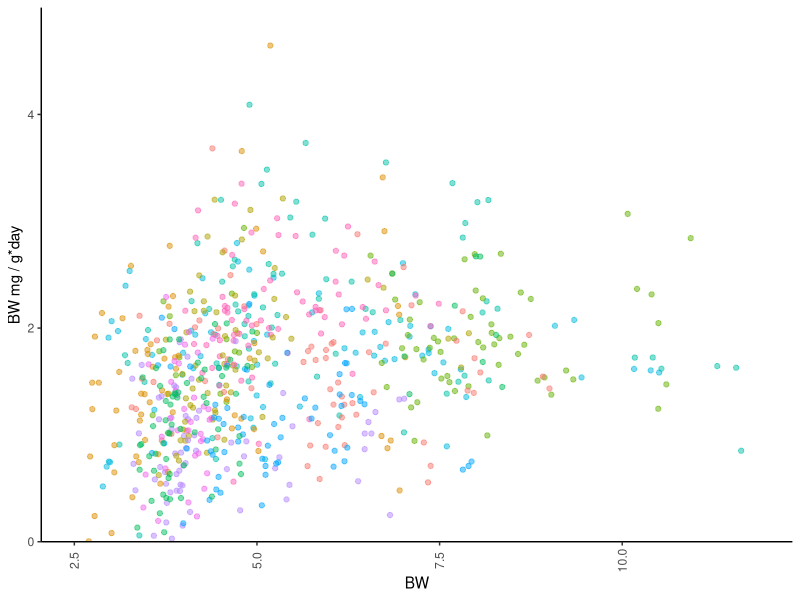
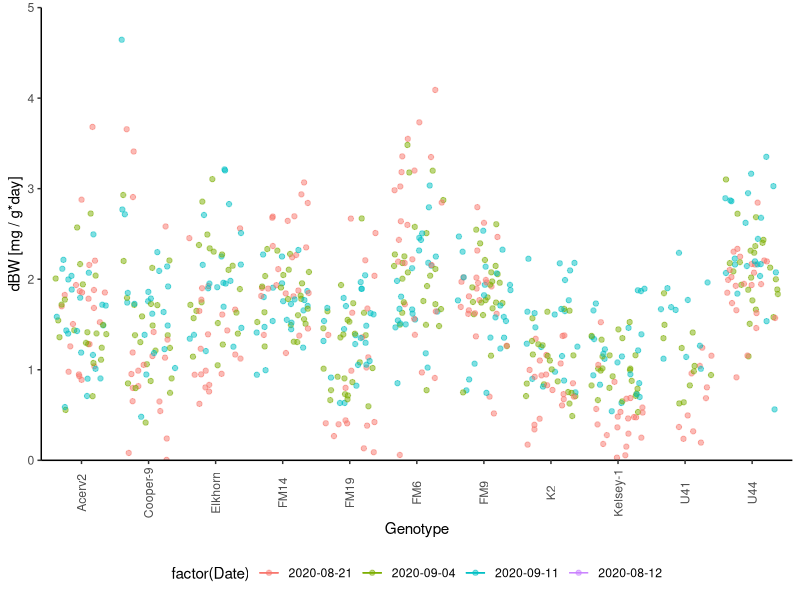
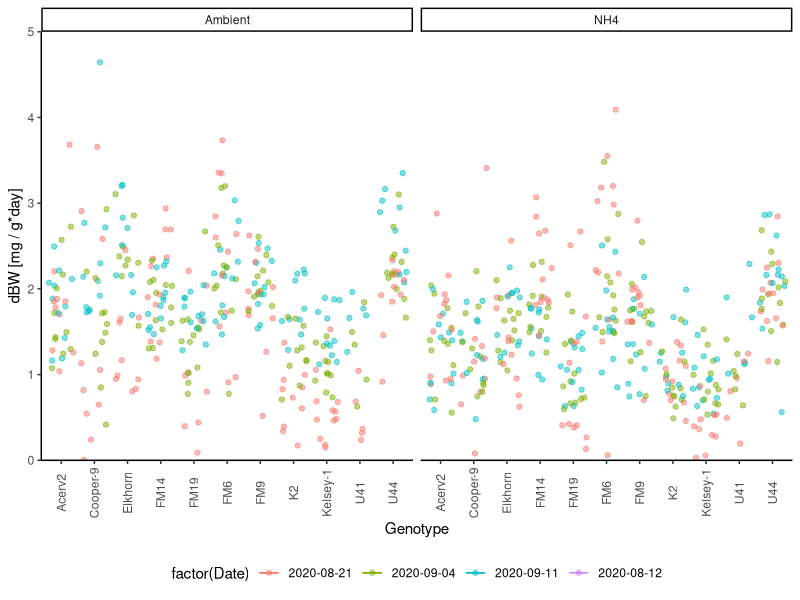
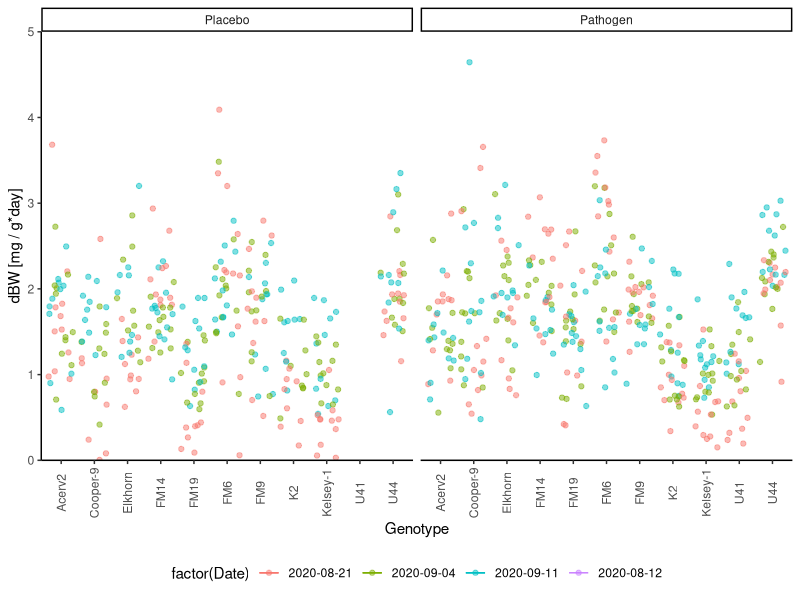
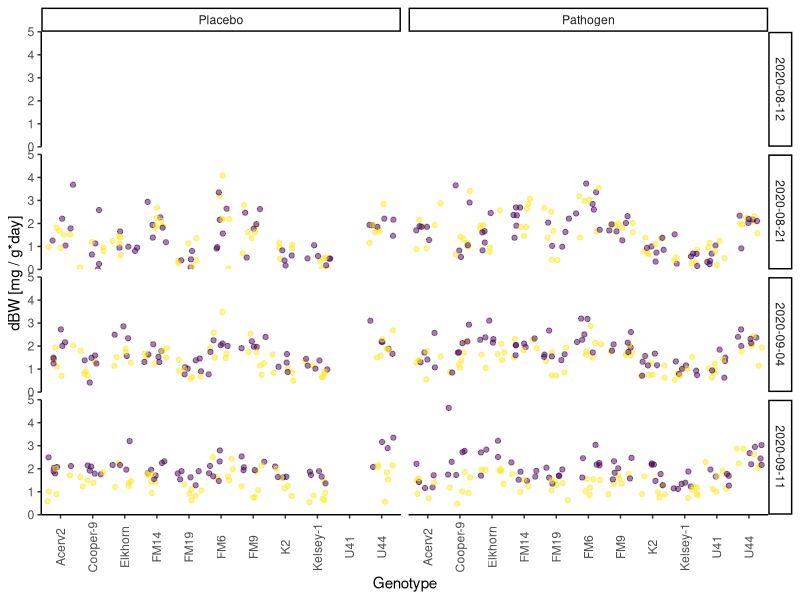
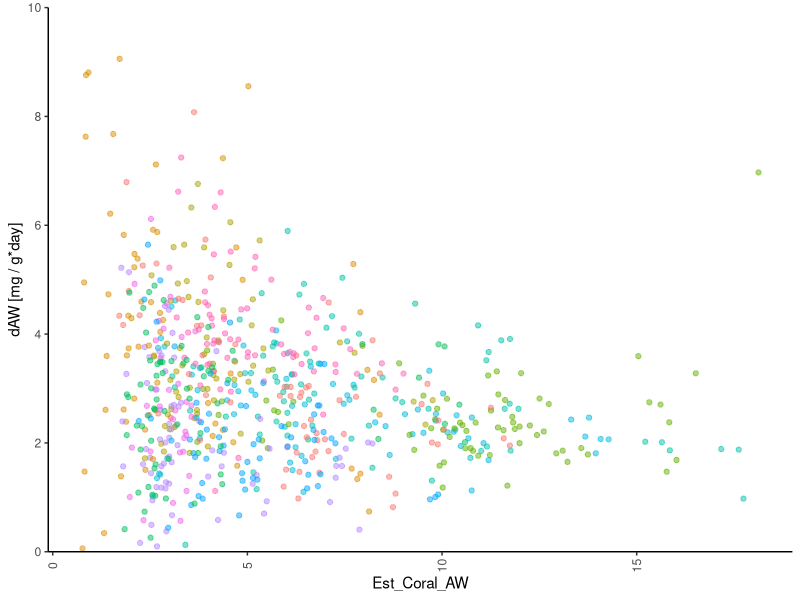
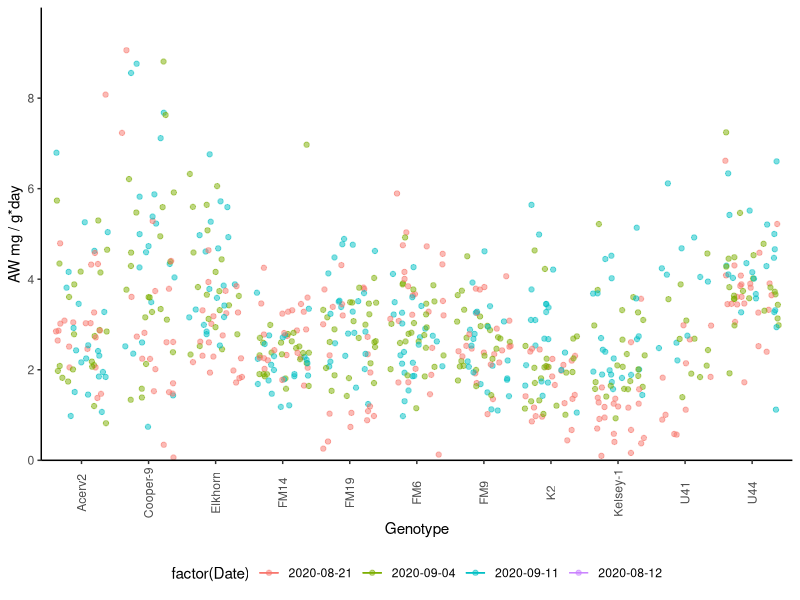
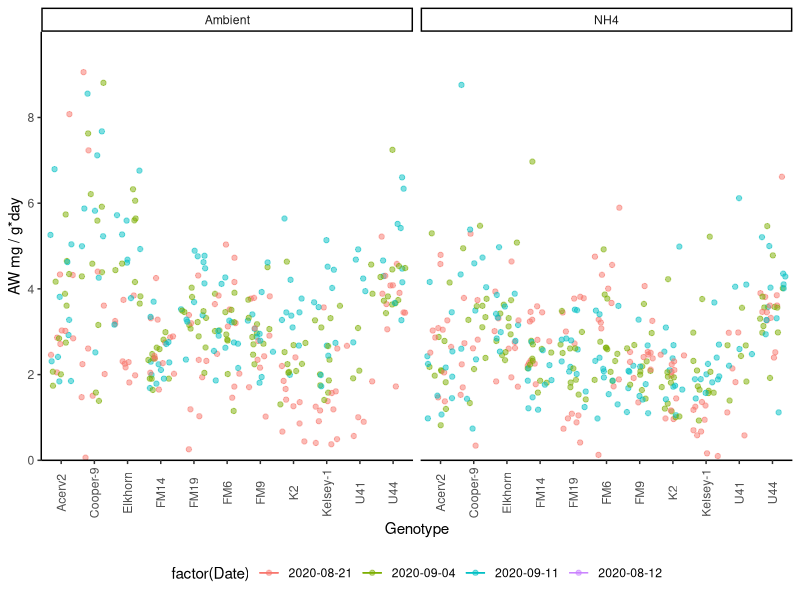

Generate these figures, in order, with R:
## ---- chunk 1
knitr::opts_chunk$set(echo = TRUE, warning=FALSE, message=FALSE) 
                      #fig.width=4, fig.height=3 )
## ---- chunk 2

# Libraries
  library(reshape2)
  library(tidyverse)

# Graphs

theme_set (theme_classic() + theme(panel.grid.major = element_blank(),
                              panel.grid.minor = element_blank(), 
                              axis.line = element_line(colour = "black"),
                              legend.position="none",
                              axis.text.x = element_text(angle = 90, vjust = 0.5),
                              plot.title = element_text(size=12, face="bold"),
                              #panel.border = element_rect(colour = "black", fill=NA, size=1)
                              panel.border = element_blank()
                              ))

    
# Data    
  # Fragment list
  #CurrentFragments<-read.csv("8.Metadata/Frag_assignments.csv", header = T)

  # Collection information
  #Location<-read.csv("8.Metadata/Genotypes.csv", header = T)
## ---- chunk 3

# Treatment Info
  Treatment<-read.csv("Data/Treatments.csv")
  #duplicated(Treatment$Tag)
  Treatment<-Treatment[!duplicated(Treatment$Tag), ]
  #duplicated(Treatment$Tag)
  summary(Treatment)

# Tags weight
  Tags<-read.csv("Data/Tags_W.csv")
  #duplicated(Tags$Tag)
  Tags<-Tags[!duplicated(Tags$Tag), ]
  #duplicated(Tags$Tag)
  summary(Tags)
  
  Tags$SW_den<-(999.842594+0.06793952*(Tags$Temperature)-0.00909529*(Tags$Temp)^2+0.0001001685*
    (Tags$Temperature)^3-0.000001120083*(Tags$Temperature)^4+0.000000006536332*(Tags$Temp)^5+(0.824493-0.0040899*
    (Tags$Temperature)+0.000076438*(Tags$Temperature)^2-0.00000082467*(Tags$Temperature)^3+0.0000000053875*
    (Tags$Temperature)^4)*(Tags$Salinity)+(-0.00572466+0.00010227*(Tags$Temperature)-0.0000016546*
    (Tags$Temperature)^2)* (Tags$Salinity)^1.5+0.00048314*(Tags$Salinity)^2)*0.001
  
   #Tags$Estimated_Density<-(-Tags$SW_den/((Tags$T_BW/Tags$T_AW)-1))
   
  Tags %>%
      group_by(T_Type) %>%
      summarise_at(vars(T_AW, T_BW), funs(mean(., na.rm=TRUE)))

## ---- chunk 4

# 1. BW data
  BW_Tall<-read.csv("Data/BW_ Long_data.csv")
  
  #BW_Tall$Estimated.W.density[BW_Tall$Estimated.W.density == "#VALUE!" ] <-NA
  #BW_Tall$Estimated.W.density<-as.numeric(as.character(BW_Tall$Estimated.W.density))
  
  #BW_Tall$Estimated_AW [BW_Tall$Estimated_AW == "#VALUE!" ] <-NA
  #BW_Tall$Estimated_AW<-as.numeric(as.character(BW_Tall$Estimated_AW))
  
# 2. Data clean-up an types: 
  
  # Variable types 
    #BW_Tall$Time <- as.factor(BW_Tall$Time)
    #BW_Tall$Time<-as.numeric(BW_Tall$Time)
    BW_Tall$Date<-as.Date(BW_Tall$Date, "%Y-%m-%d")
    BW_Tall$Day<-(as.numeric(BW_Tall$Date)-18486)
  
  # Remove-unused data    
    #Extras <- BW_Tall[which (BW_Tall$Nutrients=="Extra"), ]
    #BW_Tall <- droplevels(BW_Tall[!rownames(BW_Tall) %in%
    #                                   rownames(Extras), ])

# 3. Merge with treatments
    BW_Tall<-plyr::join(BW_Tall, Treatment, by = "Tag", 
                type = "left", match = "all")

    BW_Tall<-plyr::join(BW_Tall, Tags, by = "Tag", 
                type = "left", match = "all")
    
    BW_Tall$Nutrients<-factor(BW_Tall$Nutrients, 
                             levels= c("Ambient", "NH4"), ordered=TRUE)
    BW_Tall$Disease<-factor(BW_Tall$Disease, 
                             levels= c("Placebo", "Pathogen"), ordered=TRUE)

# 4. Replicates
    BW_Tall$Tank<-factor(BW_Tall$Tank, ordered=FALSE)
    BW_Tall$Genotype<-factor(BW_Tall$Genotype, ordered=FALSE)

    summary(BW_Tall)

## ---- chunk 5
    
BW.data<-BW_Tall[order(BW_Tall$Tag), ]

# 3. Calculate days bw BW data points
BW.data<-BW.data %>%
  group_by(Tag) %>%
  dplyr::mutate(Days = Day - lag(Day, default = Day[1]))

# 4. Calculate change in BW bw data points
BW.data<-BW.data %>%
  group_by(Tag) %>%
  dplyr::mutate(dBW = BW - lag(BW, default = BW[1]))

BW.data<-BW.data %>%
  group_by(Tag) %>%
  dplyr::mutate(dBW_r = dBW/(Days*lag(BW, default = BW[1])))

BW.data$dBW_r<-BW.data$dBW_r*1000

summary(BW.data)

BW.data<-BW.data[which(BW.data$Available!="Dead"),]
BW.data<-BW.data[which(BW.data$Available!="Extra?"),]
## ---- chunk 6
SizeBiasCheck<- ggplot(BW.data, aes (BW, dBW_r, colour=factor(Genotype))) +
  #geom_smooth(method = "lm")+
  geom_jitter(alpha=0.5) + 
  scale_y_continuous(limits = c(0, 5),
                         breaks = seq(0, 6,2),  
                         expand = c(0, 0),
                         name=("BW mg / g*day"))
SizeBiasCheck
## ---- chunk 7
 
BW_Genet<- ggplot(BW.data, aes (Genotype, dBW_r, colour=factor(Date))) +
  stat_summary(fun.data = "mean_cl_boot",geom = "errorbar", width = 0.2 )+
  stat_summary(fun.y=mean, geom="line") + 
  geom_jitter(alpha=0.5) +
  scale_y_continuous(limits = c(0, 5),
                         breaks = seq(0, 5,1),  
                         expand = c(0, 0),
                         name=("dBW [mg / g*day]"))+
  theme(legend.position = "bottom")
  
BW_Genet
BW_Genet+ facet_wrap(~Nutrients)
BW_Genet+ facet_wrap(~Disease)
#BW_Genet+ facet_wrap(Nutrients~Disease)
## ---- chunk 8
BW_Bias<- ggplot(BW.data, aes (Genotype, dBW_r, colour=factor(Nutrients))) +
  stat_summary(fun.data = "mean_cl_boot",geom = "errorbar", width = 0.2 )+
  stat_summary(fun.y=mean, geom="line") + 
  geom_jitter(alpha=0.5) +
  scale_y_continuous(limits = c(0, 5),
                         breaks = seq(0, 5,1),  
                         expand = c(0, 0),
                         name=("dBW [mg / g*day]"))
BW_Bias + facet_grid(Date~Disease)

## ---- chunk 9

# 1. Coral BW
  BW.data$Coral_BW<-(BW.data$BW)-(BW.data$T_BW)

# 2. Water density

  BW.data$SW_den<-(999.842594+0.06793952*(BW.data$Temp)-0.00909529*(BW.data$Temp)^2+0.0001001685*
    (BW.data$Temp)^3-0.000001120083*(BW.data$Temp)^4+0.000000006536332*(BW.data$Temp)^5+(0.824493-0.0040899*
    (BW.data$Temp)+0.000076438*(BW.data$Temp)^2-0.00000082467*(BW.data$Temp)^3+0.0000000053875*(BW.data$Temp)^4)*
    (BW.data$Salinity)+(-0.00572466+0.00010227*(BW.data$Temp)-0.0000016546*(BW.data$Temp)^2)*
    (BW.data$Salinity)^1.5+0.00048314*(BW.data$Salinity)^2)*0.001
    
# 3. Coral air weight
  BW.data$Est_Coral_AW<-(BW.data$Coral_BW)*(1/(1-(BW.data$SW_den)/2.4))
  
# 4. Calculate change in AW bw data points
  BW.data<-BW.data %>%
    dplyr::group_by(Tag) %>%
    dplyr::mutate(dAW = Est_Coral_AW - lag(Est_Coral_AW, default = Est_Coral_AW[1]))

BW.data<-BW.data %>%
  group_by(Tag) %>%
  dplyr::mutate(dAW_r = dAW/(Days*lag(Est_Coral_AW, default = Est_Coral_AW[1])))


BW.data$dAW_r<-BW.data$dAW_r*1000

summary(BW.data)

BW.CRF<-BW.data[which(BW.data$Genotype=='K2'|
                      BW.data$Genotype=='U41'|
                      BW.data$Genotype=='U44'), ]

BW.UM<-BW.data[which(BW.data$Genotype=='Acerv2'|
                      BW.data$Genotype=='Cooper-9'|
                      BW.data$Genotype=='Elkhorn'|
                      BW.data$Genotype=='Kelsey-1'), ]

BW.FWC<-BW.data[which(BW.data$Genotype=='FM14'|
                      BW.data$Genotype=='FM6'|
                      BW.data$Genotype=='FM19'|
                      BW.data$Genotype=='FM9'), ]

## ---- chunk 10
SizeBiasCheck<- ggplot(BW.data, aes (Est_Coral_AW, dAW_r, colour=factor(Genotype))) +
  #stat_summary(fun.data = "mean_cl_boot",geom = "errorbar", width = 0.2 )+
  #stat_summary(fun.y=mean, geom="line") + 
  geom_jitter(alpha=0.5) + 
  scale_y_continuous(limits = c(0, 10),
                         breaks = seq(0, 10,2),  
                         expand = c(0, 0),
                         name=("dAW [mg / g*day]"))
SizeBiasCheck
## ---- chunk 11
 
AW_Genet<- ggplot(BW.data, aes (Genotype, dAW_r, colour=factor(Date))) +
  stat_summary(fun.data = "mean_cl_boot",geom = "errorbar", width = 0.2 )+
  stat_summary(fun.y=mean, geom="line") + 
  theme(legend.position = "none")+
  geom_jitter(alpha=0.5) + theme(legend.position = "bottom")+
  scale_y_continuous(limits = c(0, 10),
                         breaks = seq(0, 8,2),  
                         expand = c(0, 0),
                         name=("AW mg / g*day"))
  
AW_Genet
AW_Genet+ facet_wrap(~Nutrients)
AW_Genet+ facet_wrap(~Disease)

AW_Genet2<- ggplot(BW.UM, aes (Date, dAW_r, colour=Genotype)) +
  stat_summary(fun.data = "mean_cl_boot",geom = "errorbar", width = 0.2 )+
  stat_summary(fun.y=mean, geom="line") + 
  geom_vline(xintercept = as.Date("2020-09-14"), linetype=3)+
  theme(legend.position = "none")+
  #geom_jitter(shape=21, alpha=0.3)+
  scale_y_continuous(limits = c(0, 5),
                         breaks = seq(0, 10,2),  
                         expand = c(0, 0),
                         name=("Growth (mg / g d)"))+
  theme(legend.position = "bottom")
 
AW_Genet2
AW_Genet2 + facet_wrap(~Nutrients)
AW_Genet2 + facet_wrap(~Tank)


## ---- chunk 12
BW_Frag<- ggplot(BW.data, aes (Date, dAW_r, group=(Tag),
                                    colour=factor(Genotype))) + 
      geom_line()+
      geom_hline(yintercept = 0, linetype=3)+
      
      #scale_x_continuous(name="Days", 
       #                  breaks = seq(0, 30, by=15)) +
      scale_y_continuous(name="Growth (mg / g d)", 
                         limits = c(-2, 10),
                         breaks = seq(-1, 10, by=1)) +
    
    theme(legend.position="bottom",
        legend.title = element_blank(), 
        strip.background =element_rect(fill=NA)) 
BW_Frag+facet_wrap(Nutrients~Genotype)
## ---- chunk 13
AW_Tank<- ggplot(BW.data, aes (Tank, dAW_r)) +
  stat_summary(fun.data = "mean_cl_boot",geom = "errorbar", width = 0.2 )+
  stat_summary(fun.y=mean, geom="line") + 
  scale_y_continuous(limits = c(0, 10),
                         breaks = seq(0, 10,2),  
                         expand = c(0, 0),
                         name=("Growth rate (mg / g day)"))+
  geom_jitter(aes(colour=Genotype), shape=21, alpha=0.3)+
  facet_wrap(~Date) +
  theme(legend.position = "bottom")
AW_Tank

#AW_Tank+ facet_wrap(Date~Nutrients)
#AW_Tank+ facet_wrap(Date~Disease)

AW_Disease<- ggplot(BW.data, aes (Date, dAW_r, colour=Genotype)) +
  stat_summary(fun.data = "mean_cl_boot",geom = "errorbar", width = 0.2 )+
  stat_summary(fun.y=mean, geom="line") + 
  scale_y_continuous(limits = c(-3, 10),
                         breaks = seq(-3, 10,2),  
                         expand = c(0, 0),
                         name=("Growth rate (mg/g day)"))+
  geom_jitter(alpha=0.3)+
  theme(legend.position = "bottom")
AW_Disease

## ---- chunk 14
AW_Disease<- ggplot(BW.data, aes (Date, dAW_r, colour=Tank)) +
  stat_summary(fun.data = "mean_cl_boot",geom = "errorbar", width = 0.2 )+
  stat_summary(fun.y=mean, geom="line") + 
  scale_y_continuous(limits = c(-3, 10),
                         breaks = seq(-3, 10,2),  
                         expand = c(0, 0),
                         name=("Growth rate (mg/g day)"))+
  geom_jitter(alpha=0.3, shape=21)+
  theme(legend.position = "bottom")
AW_Disease

AW_Disease + facet_wrap(~Nutrients)
AW_Disease + facet_wrap(Date~Disease)

## ---- chunk 15
AW_Disease<- ggplot(BW.data, aes (Date, dAW_r, group=Tag, 
                                  colour=Nutrients)) +
  stat_summary(fun.data = "mean_cl_boot",geom = "errorbar", width = 0.2 )+
  stat_summary(fun.y=mean, geom="line") + 
  scale_y_continuous(limits = c(-3, 10),
                         breaks = seq(-3, 10,2),  
                         expand = c(0, 0),
                         name=("Growth rate (mg/g day)"))+
  geom_jitter(alpha=0.3)+
  theme(legend.position = "bottom")
AW_Disease

AW_Disease + facet_wrap(~Tank)
AW_Disease + facet_wrap(Nutrients~Disease)

## ---- chunk 16
AW_Bias<- ggplot(BW.data, aes (Date, dAW_r, colour=factor(Genotype), shape=(Nutrients))) +
  stat_summary(fun.data = "mean_cl_boot",geom = "errorbar", width = 0.2 )+
  stat_summary(fun.y=mean, geom="line") + 
  geom_jitter(alpha=0.5) +
  scale_y_continuous(limits = c(0, 5),
                         breaks = seq(0, 5,1),  
                         expand = c(0, 0),
                         name=("dBW [mg / g*day]"))
AW_Bias + facet_grid(~Disease)+
  theme(legend.position = "bottom")


#Summary<-BW.data %>% group_by(Genotype, Nutrients, Disease) %>% count(Date)
#BW_Tall2<-BW.data %>% group_by(Disease, Genotype, Nutrients) %>% add_count(Date)
#write.csv(Summary, "numbers.csv")

## ---- chunk 17
# Creates bibliography 
#knitr::write_bib(c(.packages()), "packages.bib")
